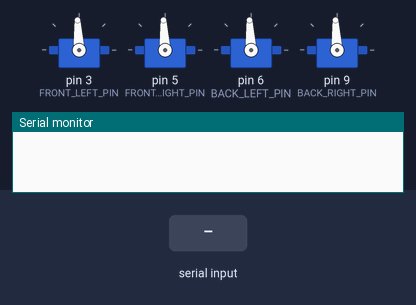
A sketch run on a simulated Arduino Uno, built with avr-gcc and run on an emulated ATmega328P. Parts: 4 × servo, the last lines printed to the serial monitor. The test bench sets the inputs (shaded band).

Above: at 1.2 s.
1.3 s: "TEST\n" received over Serial
At 1.6 s:
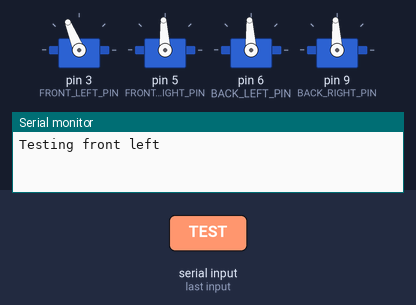
4.3 s: "FORWARD\n" received over Serial
At 6.3 s:
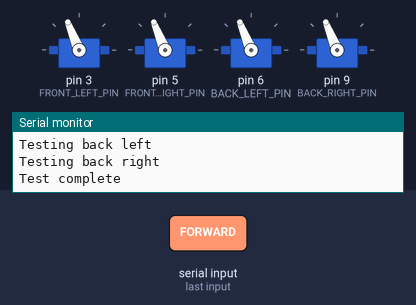
7.2 s: "LEFT\n" received over Serial
At 8.4 s:
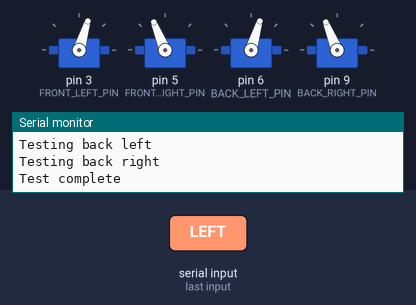
8.7 s: "RIGHT\n" received over Serial
At 9.7 s:
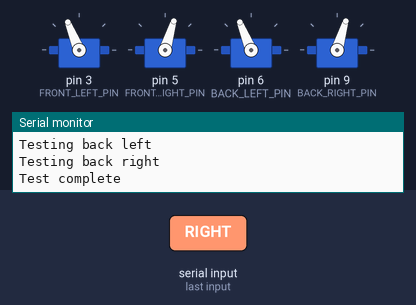
10.2 s: "FL\n" received over Serial
At 11.5 s:
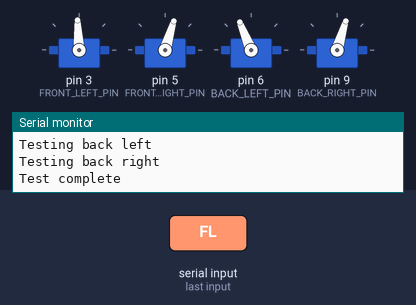
12.7 s: "FR\n" received over Serial
At 14.6 s:
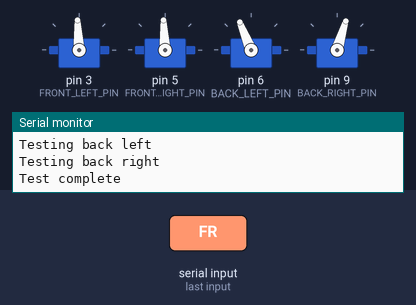
Timing chart, 0 to 16.1 s (numbered marks = the images above; inputs shaded):
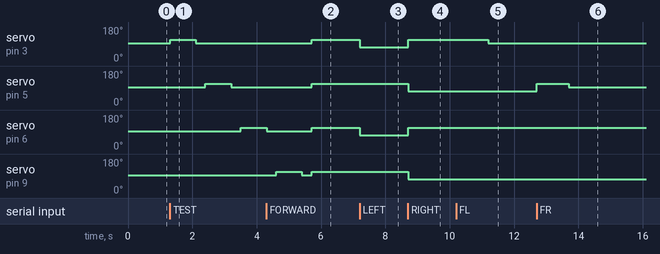

The sketch:

gesture_drive_4_servo.ino
```cpp
#include <Servo.h>

const int FRONT_LEFT_PIN = 3;
const int FRONT_RIGHT_PIN = 5;
const int BACK_LEFT_PIN = 6;
const int BACK_RIGHT_PIN = 9;

const int STOP_US = 1500;
const int FORWARD_US = 1700;
const int REVERSE_US = 1300;

Servo frontLeft;
Servo frontRight;
Servo backLeft;
Servo backRight;

void writeServoForMs(Servo &servo, int pulse, int durationMs) {
  servo.writeMicroseconds(pulse);
  delay(durationMs);
  servo.writeMicroseconds(STOP_US);
}

void writeDrive(int leftPulse, int rightPulse) {
  frontLeft.writeMicroseconds(leftPulse);
  backLeft.writeMicroseconds(leftPulse);
  frontRight.writeMicroseconds(rightPulse);
  backRight.writeMicroseconds(rightPulse);
}

void stopDrive() {
  writeDrive(STOP_US, STOP_US);
}

void driveForward() {
  writeDrive(FORWARD_US, FORWARD_US);
}

void turnLeft() {
  writeDrive(REVERSE_US, FORWARD_US);
}

void turnRight() {
  writeDrive(FORWARD_US, REVERSE_US);
}

void testOneServo(const char *label, Servo &servo) {
  Serial.print("Testing ");
  Serial.println(label);
  writeServoForMs(servo, FORWARD_US, 800);
  delay(300);
}

void testServos() {
  stopDrive();
  testOneServo("front left", frontLeft);
  testOneServo("front right", frontRight);
  testOneServo("back left", backLeft);
  testOneServo("back right", backRight);
  stopDrive();
  Serial.println("Test complete");
}

void handleCommand(String command) {
  command.trim();
  command.toUpperCase();

  if (command == "FORWARD") {
    driveForward();
  } else if (command == "LEFT") {
    turnLeft();
  } else if (command == "RIGHT") {
    turnRight();
  } else if (command == "FL") {
    writeServoForMs(frontLeft, FORWARD_US, 1000);
  } else if (command == "FR") {
    writeServoForMs(frontRight, FORWARD_US, 1000);
  } else if (command == "BL") {
    writeServoForMs(backLeft, FORWARD_US, 1000);
  } else if (command == "BR") {
    writeServoForMs(backRight, FORWARD_US, 1000);
  } else if (command == "TEST") {
    testServos();
  } else {
    stopDrive();
  }
}

void setup() {
  Serial.begin(9600);

  frontLeft.attach(FRONT_LEFT_PIN);
  frontRight.attach(FRONT_RIGHT_PIN);
  backLeft.attach(BACK_LEFT_PIN);
  backRight.attach(BACK_RIGHT_PIN);

  stopDrive();
}

void loop() {
  if (Serial.available() > 0) {
    String command = Serial.readStringUntil('\n');
    handleCommand(command);
  }
}
```

Measured:
- after the input at 1.3 s, servo on pin 3 (FRONT_LEFT_PIN): 93° → 112° at once, → 93° 0.80 s later; servo on pin 5 (FRONT_RIGHT_PIN): 93° → 112° after 1.1 s, → 93° 0.80 s later; servo on pin 6 (BACK_LEFT_PIN): 93° → 112° after 2.2 s
- after the input at 4.3 s, servo on pin 3 (FRONT_LEFT_PIN), servo on pin 5 (FRONT_RIGHT_PIN): 93° → 112° after 1.4 s
- after the input at 7.2 s, servo on pin 3 (FRONT_LEFT_PIN), servo on pin 6 (BACK_LEFT_PIN): 112° → 73° at once
- after the input at 8.7 s, servo on pin 3 (FRONT_LEFT_PIN), servo on pin 6 (BACK_LEFT_PIN): 73° → 112° at once; servo on pin 5 (FRONT_RIGHT_PIN), servo on pin 9 (BACK_RIGHT_PIN): 112° → 73° at once
- after the input at 10.2 s, servo on pin 3 (FRONT_LEFT_PIN): 112° → 93° after 1.0 s
- after the input at 12.7 s, servo on pin 5 (FRONT_RIGHT_PIN): 73° → 112° at once, → 93° 1.0 s later
